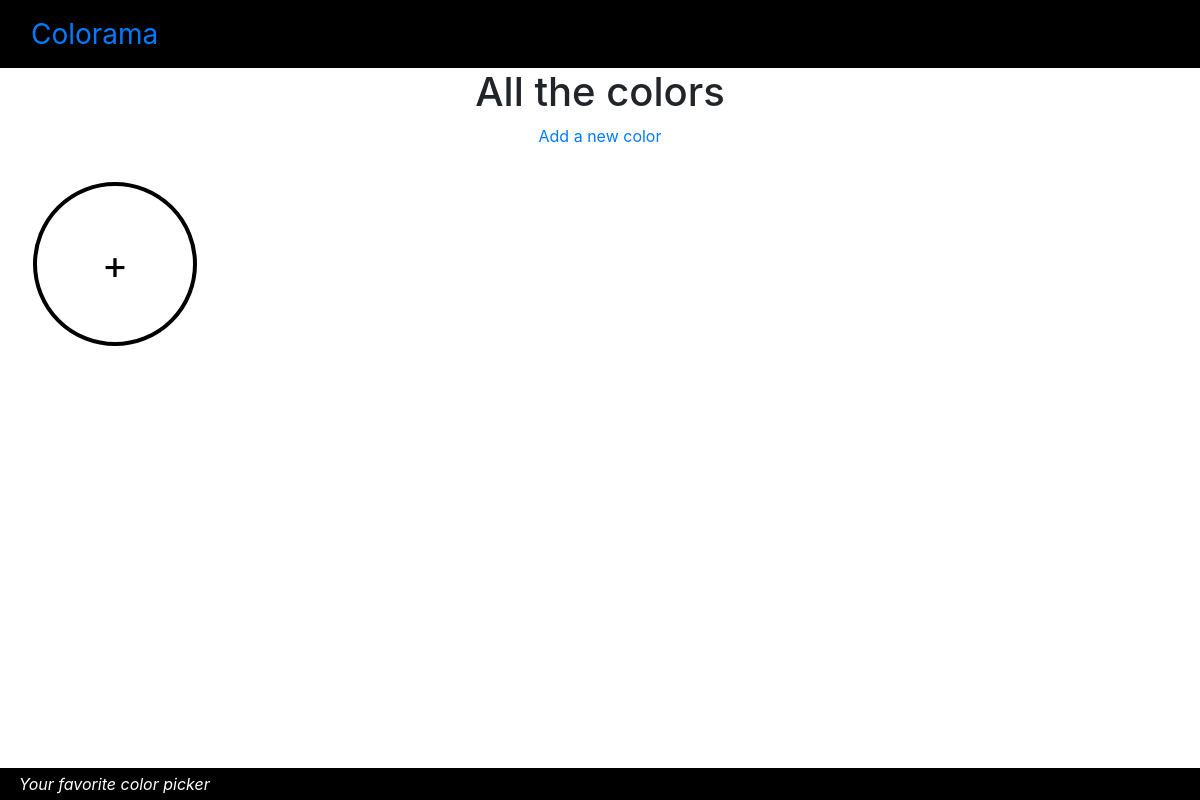
The app's page /colors/, older data.
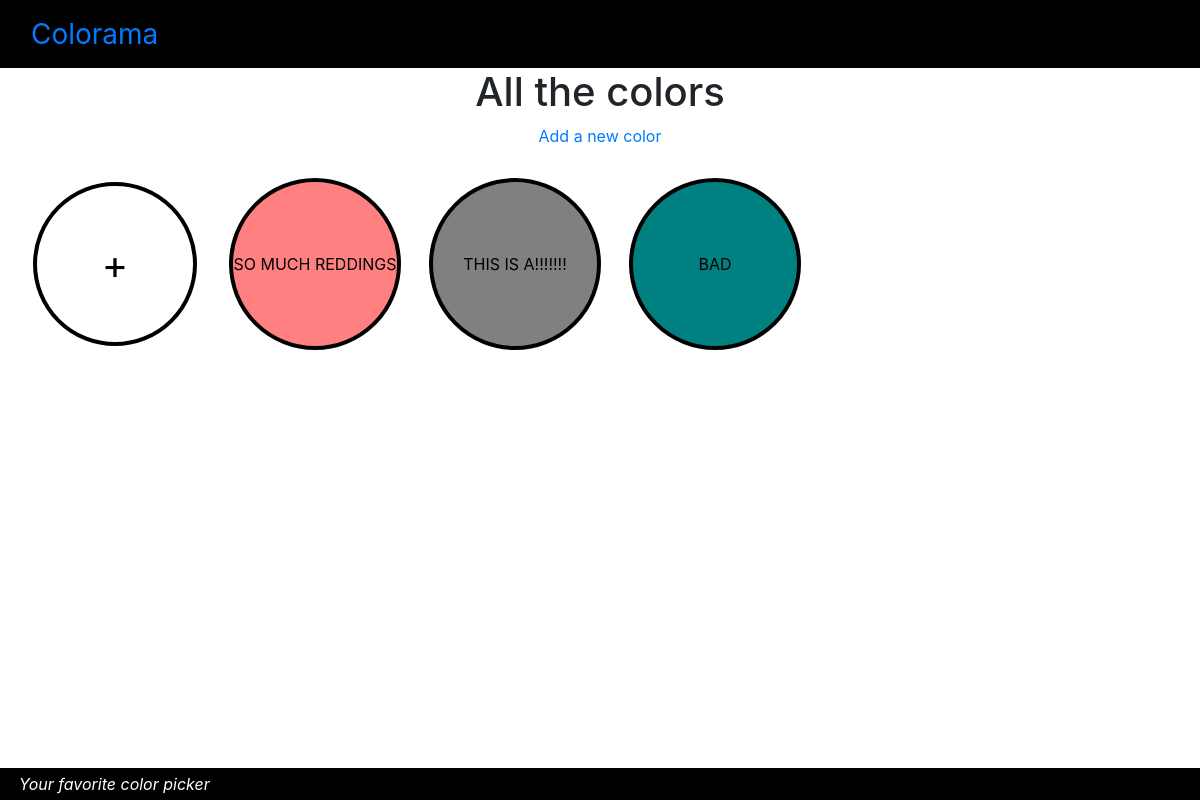
The same page, newer data.
### color_app/models.py (models this page shows, shortened)
class Color(models.Model):
    name = models.CharField(max_length=50)
    red = models.IntegerField(validators=[color_channel_validator])
    green = models.IntegerField(validators=[color_channel_validator])
    blue = models.IntegerField(validators=[color_channel_validator])
    def hex_code(self):
        return '#' + ''.join([self.int2hex(self.red), self.int2hex(self.green), self.int2hex(self.blue)])
    def int2hex(self, int_value):
        return hex(int_value)[2:].zfill(2)

### color_app/views.py (the view)
# urls.py: path('colors/', views.ColorListView.as_view(), name="color_list"),
class ColorListView(ListView):
    model = Color
    template_name = "color_app/color_list.html"
    queryset = Color.objects.order_by(*["red", "blue", "green"]).reverse()

### color_app/templates/color_app/color_list.html (shortened to what this page needs)
{% extends "base.html" %}
{% load static %}
{% block content %}
  <div class="row">
    <div class="col text-center">
      <h1>All the colors</h1>
      <p>
        <a href="{% url 'color_app:new_color' %}">
			    Add a new color
	      </a>
      </p>
		</div>
	</div>
	<div class="swatches">
		<div class="swatch">
      <a href="{% url 'color_app:new_color' %}">
			  <svg width="200" height="200">
			    <circle cx="100" cy="100" r="80" style="stroke-width: 4px; stroke: black; fill: none;"></circle>
				  <text x="100" y="100" text-anchor="middle" style="dominant-baseline: central; font-size: 40px;">+</text>
			  </svg>
	    </a>
		</div>
	  {% for color in object_list %}
		  <div class="swatch">
				{% include "color_app/swatch.html" %}
		  </div>
		{% endfor %}
	</div>
{% endblock %}

### color_app/templates/base.html (shortened to what this page needs)
{% load static %}
<!doctype html>
<html lang="en" class="h-100">
<head>
{% block head %}
    <link rel="stylesheet" href="https://stackpath.bootstrapcdn.com/bootstrap/4.1.3/css/bootstrap.min.css">
    <link rel="stylesheet" type ="text/css" href="{% static 'color_app/style.css' %}">
{% endblock %}
</head>
<body class="d-flex flex-column h-100">
  <header>
    <nav class="navbar">
      <div class="container-fluid">
        <div class="navbar-brand">
          <span class="site-name"><a href="{% url 'color_app:index' %}">Colorama</a></span>
        </div>
      </div>
    </nav>
  </header>
  <main class="flex-shrink-0">
    <div id="main" class="container-fluid">
      {% block content %}
      {% endblock %}
    </div>
  </body>
<footer class="footer mt-auto">
  <div class="container-fluid">
    <span class="site-slogan">Your favorite color picker</span>
  </div>
</footer>
</html>

### color_app/templates/color_app/swatch.html
<svg width="200" height="200">
	<circle cx="100" cy="100" r="84" style="stroke-width: 4px; stroke: black; fill:{{color.hex_code}}"></circle>
	<text x="100" y="100" text-anchor="middle" style="dominant-baseline: central;">{{color.name}}</text>
</svg>

### color_app/static/color_app/style.css (style rules this page uses)
.navbar { color: white; background-color: black; }
footer { color: white; background-color: black; padding: 4px; }
.site-name { font-size: 1.4em; }
.site-slogan { font-style: italic; }
svg { display: block; margin: 0 auto; }
.swatches { display: flex; flex-wrap: wrap; margin-top: 28px; }
.swatch { margin-top: -28px; }

Row changes from the older to the newer data that the page shows:
added Color: name "SO MUCH REDDINGS"
added Color: name "THIS IS A!!!!!!!"
added Color: name "BAD"
